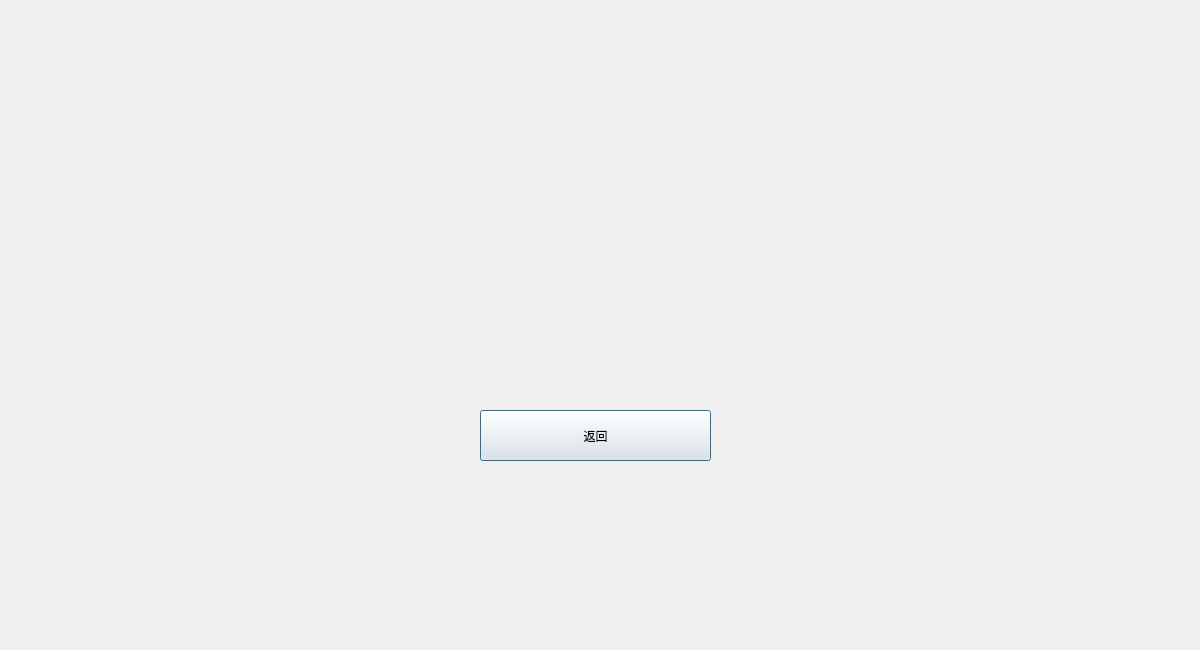
<?xml version="1.0" encoding="UTF-8"?>
<ui version="4.0">
 <class>LevelsWindow</class>
 <widget class="QDialog" name="LevelsWindow">
  <property name="geometry">
   <rect>
    <x>0</x>
    <y>0</y>
    <width>1200</width>
    <height>650</height>
   </rect>
  </property>
  <property name="windowTitle">
   <string>Dialog</string>
  </property>
  <widget class="QPushButton" name="pushButton">
   <property name="geometry">
    <rect>
     <x>480</x>
     <y>410</y>
     <width>231</width>
     <height>51</height>
    </rect>
   </property>
   <property name="text">
    <string>返回</string>
   </property>
  </widget>
 </widget>
 <resources/>
 <connections/>
</ui>
